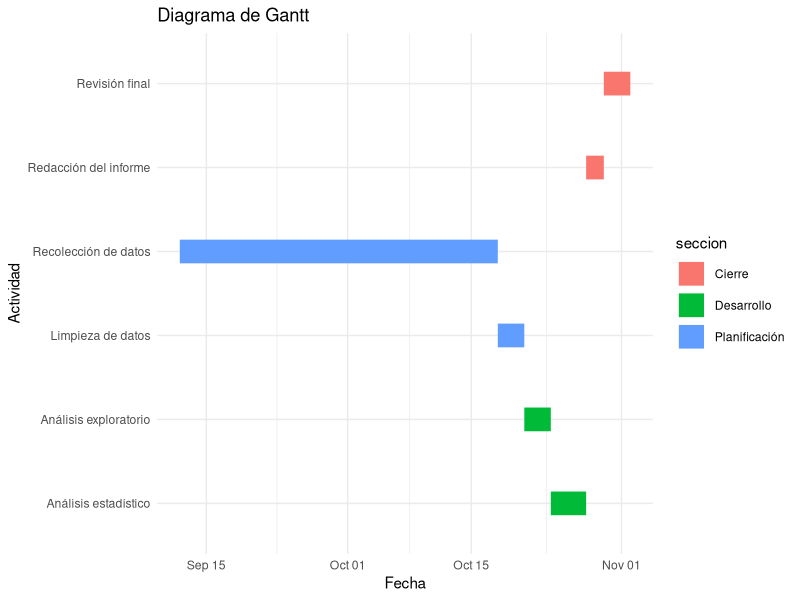
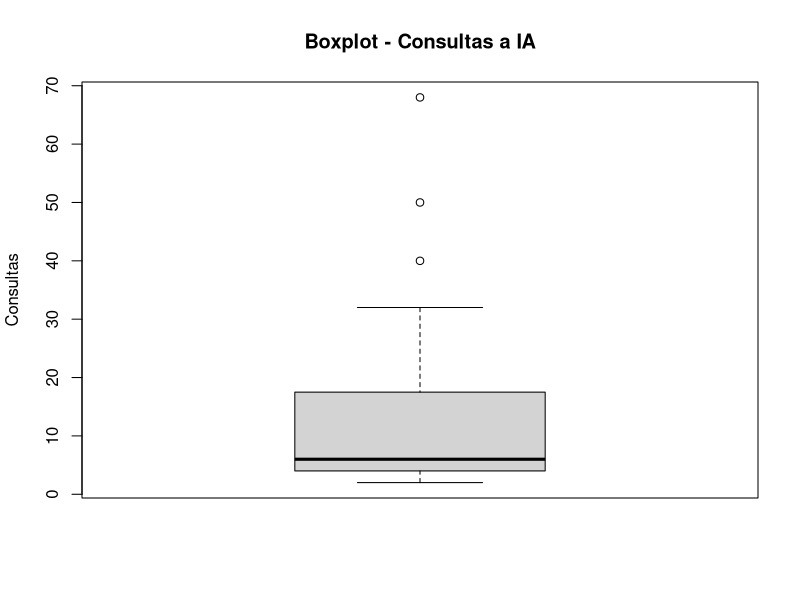
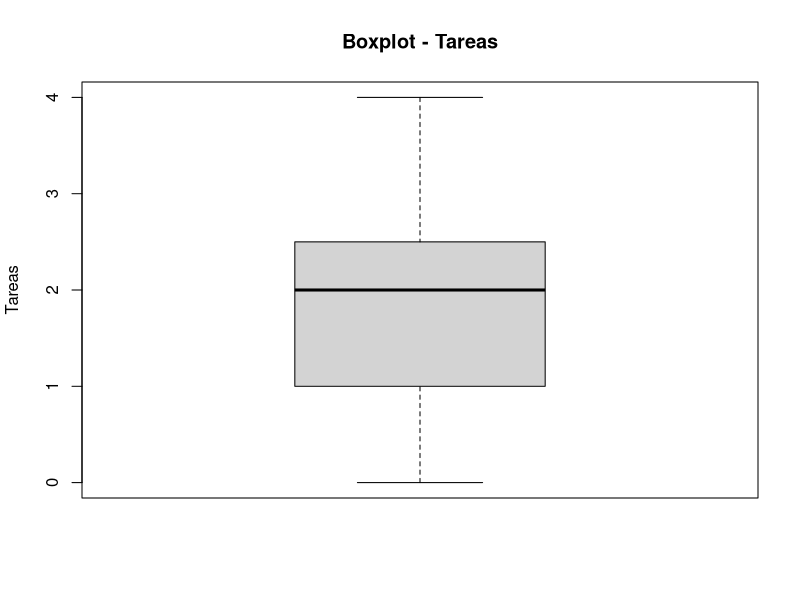
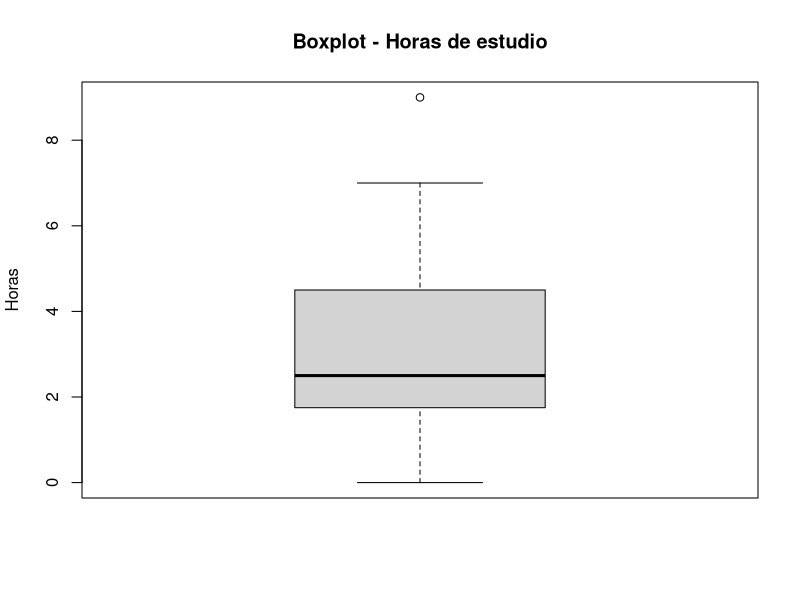
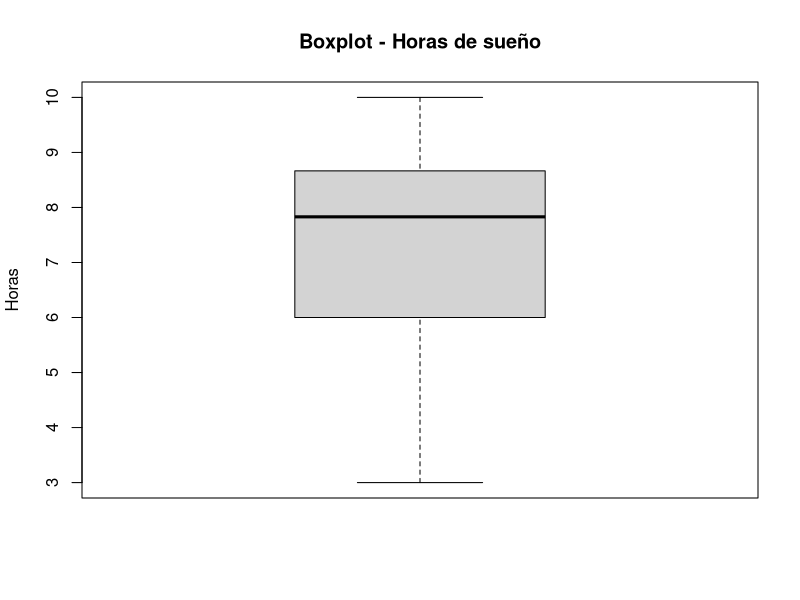
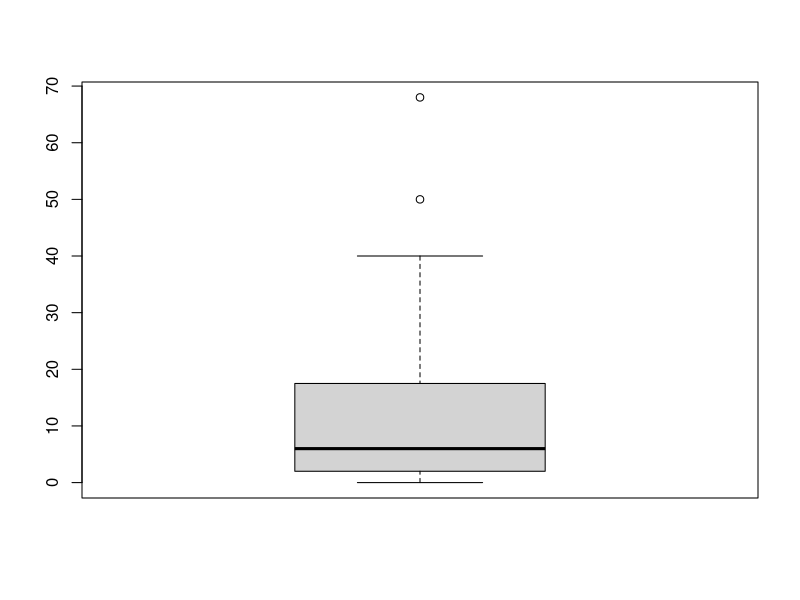
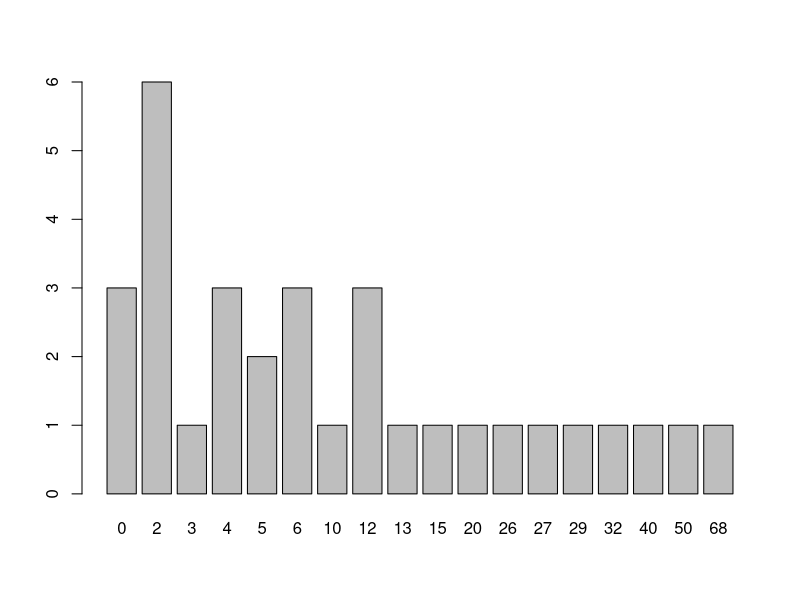
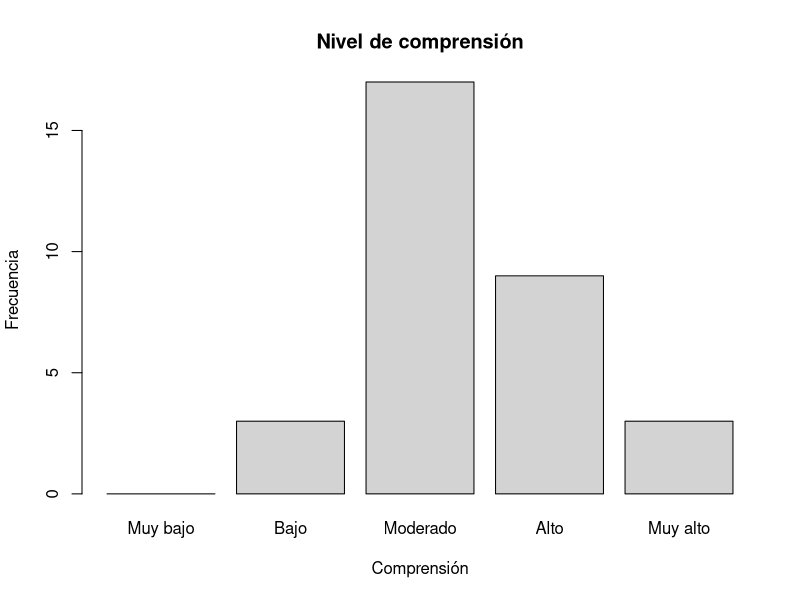

Write R code to recreate these figures, in order.
## ---- chunk 1
library(ggplot2)

tareas <- data.frame(
  tarea = c(
    "Recolección de datos",
    "Limpieza de datos",
    "Análisis exploratorio",
    "Análisis estadístico",
    "Redacción del informe",
    "Revisión final"
  ),
  inicio = as.Date(c(
    "2026-09-12", "2026-10-18", "2026-10-21", "2026-10-24", "2026-10-28", "2026-10-30"
  )),
  fin = as.Date(c(
    "2026-10-18", "2026-10-21", "2026-10-24", "2026-10-28", "2026-10-30", "2026-11-02"
  )),
  seccion = c(
    "Planificación",
    "Planificación",
    "Desarrollo",
    "Desarrollo",
    "Cierre",
    "Cierre"
  )
)

ggplot(tareas,
       aes(x = inicio,
           xend = fin,
           y = tarea,
           yend = tarea,
           color = seccion)) +
  geom_segment(linewidth = 8) +
  labs(title = "Diagrama de Gantt",
       x = "Fecha",
       y = "Actividad") +
  theme_minimal()
## ---- chunk 2
library(readr)
library(dplyr)
library(tidyverse)
library(ggplot2)

DF <- read_csv("RespuestasDiario.csv")
## ---- chunk 3
names(DF)
DFL <- DF
## ---- chunk 4
DFL %>% rename(hora = `Marca temporal`
               , consultas = `¿Cuántas consultas a una IA realizaste hoy?`
               , uso = `¿Cuál fue el uso principal que le diste a la IA hoy?`
               , satisfaccion = `¿Qué nivel de satisfacción tienes con tu avance académico de hoy?`
               , tareas = `¿En cuántas tareas de hoy el uso de la IA te ahorró tiempo?`
               , curso = `¿Cuál es el código del curso sobre el que hiciste la mayoría de tus consultas a la IA hoy?`
               , estudio = `¿Cuántas horas efectivas de estudio acumulaste el día de hoy?`
               , sueno = `¿Cuántas horas dormiste la noche pasada?`
               , comprension = `¿Qué nivel de comprensión tuviste de las actividades académicas que realizaste hoy?`
               , email = `Dirección de correo electrónico`) -> DFL
## ---- chunk 5
DFL <- DFL[, c("hora", "consultas", "uso", "satisfaccion", "tareas", "curso", "estudio", "sueno", "comprension", "email")]
names(DFL)
## ---- chunk 6
DFAuxiliar <- read_csv("CorreosGrupo.csv")
## ---- chunk 7
DFL <- inner_join(DFL, DFAuxiliar, by = "email")
## ---- chunk 8
head(DFL[c("hora", "email", "Grupo")])
## ---- chunk 9
dim(DFL)
head(DFL)
sapply(DFL, class)
## ---- chunk 10
colSums(is.na(DFL))
## ---- chunk 11
round(colSums(is.na(DFL)) / nrow(DFL) * 100, 2)
## ---- chunk 12
sum(DFL$consultas == 0, na.rm = TRUE)
## ---- chunk 13
sum(DFL$tareas == 0, na.rm = TRUE)
## ---- chunk 14
sum(DFL$estudio == 0, na.rm = TRUE)
## ---- chunk 15
sum(DFL$sueno == 0, na.rm = TRUE)
## ---- chunk 16
length(unique(DFL$comprension))
unique(DFL$comprension)
## ---- chunk 17
length(unique(DFL$sueno))
unique(DFL$sueno)
## ---- chunk 18
length(unique(DFL$estudio))
unique(DFL$estudio)
## ---- chunk 19
length(unique(DFL$curso))
unique(DFL$curso)
## ---- chunk 20
length(unique(DFL$tareas))
unique(DFL$tareas)
## ---- chunk 21
length(unique(DFL$satisfaccion))
unique(DFL$satisfaccion)
## ---- chunk 22
length(unique(DFL$uso))
unique(DFL$uso)
## ---- chunk 23
length(unique(DFL$consultas))
unique(DFL$consultas)
## ---- chunk 24

#Se hace el filtrado por horas teniendo en cuenta que se guarda en el formato de 24 horas por lo que solo acotamos desde 21.5 osea 9:30 

DFL1<-DFL%>%filter(!(((hour(dmy_hms(hora)) + minute(dmy_hms(hora))/60) < 21.5))) %>% 

# en caso de superesswarnings es para evitar que arroje errores en consultas debido a que permite ingreso de datos vacios por lo que se trata de convertir a numero y de ahi vemos si es NA e inviertiendo mediante ! para quedarnos con los que si cumplan eso  
  
filter(!is.na(suppressWarnings(as.numeric(consultas))), 

# Repetimos el mismo tipo de filtrado con respecto a la variable tareas, sueno y estudio 

!is.na(suppressWarnings(as.numeric(tareas))),                                   
!is.na(suppressWarnings(as.numeric(estudio))),                           !is.na(suppressWarnings(as.numeric(sueno))))%>% 
  
#verificamos que las consultas y tareas sean numeros enteros 

filter(as.numeric(consultas)%%1==0, 
       as.numeric(tareas)%%1==0)

## ---- chunk 25
  DF2<-DFL1%>%mutate(
  
  # se arma el primer filtro para normalizar uso
  uso_= chartr("áéíóúÁÉÍÓÚ", "aeiouAEIOU", tolower(uso)),
  
  # el segundo filtro para la busqueda de palabras clave 
  usoC= str_detect(uso_,regex("\\b(ia|no|use|ningun[oa])\\b",ignore_case = TRUE)),
  
  # el tercer filtro ayuda a buscar datos no validos y validar los mismos
  cursoC = is.na(curso) | str_detect(curso, "^[ -]*$") | 
  str_detect(curso, "^[A-Za-z]{2}\\d{4}$"),
  
  # el cuarto filtro verifica las consultas y une con validacion de curso
  filtro=!usoC&cursoC&(as.numeric(consultas)>0|as.numeric(tareas)>0),
  
  # se aplica el filtro para cada dato relacionado
  uso = if_else(filtro, uso,NA_character_),
  
  consultas=if_else(filtro,consultas,NA_integer_),   
  
  tareas= if_else(filtro,tareas,NA_integer_),
  
  curso = if_else(filtro,curso,NA_character_)
  ) %>% select(-filtro, -usoC,-cursoC,-uso_)  
# despues se borra las columnas auxiliares     
## ---- chunk 26
# Número de consultas a IA
boxplot(DF2$consultas,
        main = "Boxplot - Consultas a IA",
        ylab = "Consultas")

boxplot.stats(DF2$consultas)$out
## ---- chunk 27
# Número de tareas donde la IA ahorró tiempo
boxplot(DF2$tareas,
        main = "Boxplot - Tareas",
        ylab = "Tareas")

boxplot.stats(DF2$tareas)$out
## ---- chunk 28
# Horas efectivas de estudio
boxplot(DF2$estudio,
        main = "Boxplot - Horas de estudio",
        ylab = "Horas")
        
boxplot.stats(DF2$estudio)$out
## ---- chunk 29
# Horas de sueño
boxplot(DF2$sueno,
        main = "Boxplot - Horas de sueño",
        ylab = "Horas")

boxplot.stats(DF2$sueno)$out
## ---- chunk 30
# Variabilidad de las consultas
range(DF2$consultas, na.rm = TRUE)
var(DF2$consultas, na.rm = TRUE)
sd(DF2$consultas, na.rm = TRUE)
IQR(DF2$consultas, na.rm = TRUE)
## ---- chunk 31
# Variabilidad de las tareas
range(DF2$tareas, na.rm = TRUE)
var(DF2$tareas, na.rm = TRUE)
sd(DF2$tareas, na.rm = TRUE)
IQR(DF2$tareas, na.rm = TRUE)
## ---- chunk 32
# Variabilidad de las horas de estudio
range(DF2$estudio, na.rm = TRUE)
var(DF2$estudio, na.rm = TRUE)
sd(DF2$estudio, na.rm = TRUE)
IQR(DF2$estudio, na.rm = TRUE)
## ---- chunk 33
# Variabilidad de las horas de sueño
range(DF2$sueno, na.rm = TRUE)
var(DF2$sueno, na.rm = TRUE)
sd(DF2$sueno, na.rm = TRUE)
IQR(DF2$sueno, na.rm = TRUE)
## ---- chunk 34
# Frecuencia del principal uso de IA
table(DF2$uso)
prop.table(table(DF2$uso)) * 100
## ---- chunk 35
# Frecuencia del nivel de satisfacción
table(DF2$satisfaccion)
prop.table(table(DF2$satisfaccion)) * 100
## ---- chunk 36
# Frecuencia del nivel de comprensión
table(DF2$comprension)
prop.table(table(DF2$comprension)) * 100
## ---- chunk 37
tabla_NA <- data.frame(
  Variable = names(DF2),
  Cantidad_NA = colSums(is.na(DF2)),
  Porcentaje_NA = round(colSums(is.na(DF2)) / nrow(DF2) * 100, 2),
  row.names = NULL
)
tabla_NA
## ---- chunk 38
#Revisamos si los NAs están en una mismo registro
table(rowSums(is.na(DF2)))
#Impacto si eliminamos los NAs
nrow(DF2)
nrow(na.omit(DF2))
round((1 - nrow(na.omit(DF2)) / nrow(DF2)) * 100, 2)
## ---- chunk 39
# DF2 sale de DFL1 sin filtrar filas, recuperamos de DFL1 los valores que el Paso 3 convirtió a NA
nrow(DFL1) == nrow(DF2)

diagnostico <- DF2 %>%
  mutate(
    # Valores originales, antes del Paso 3
    consultas_orig = as.numeric(DFL1$consultas),
    tareas_orig    = as.numeric(DFL1$tareas),
    uso_orig       = as.character(DFL1$uso),
    curso_orig     = as.character(DFL1$curso),

    # ¿El estudiante declaró alguna actividad con IA ese día?
    hubo_actividad = consultas_orig > 0 | tareas_orig > 0,

    # Motivo por el que el registro quedó incompleto
    motivo = case_when(
      !is.na(uso)     ~ "Completo",
      !hubo_actividad ~ "Sin uso de IA",
      consultas_orig == 0 & is.na(uso_orig) ~ "Sin uso de IA",
      TRUE            ~ "Curso fuera de formato"
    )
  )

table(diagnostico$motivo)
## ---- chunk 40
# Perfil de cada grupo según las consultas que realmente declararon
diagnostico %>%
  filter(motivo != "Completo") %>%
  group_by(motivo) %>%
  summarise(
    n = n(),
    consultas_min   = min(consultas_orig),
    consultas_max   = max(consultas_orig),
    consultas_media = round(mean(consultas_orig), 1)
  )
## ---- chunk 41
DF3 <- diagnostico %>%
  mutate(
    # Marca si de verdad usó IA, según el motivo y no según si había NA
    uso_ia = motivo != "Sin uso de IA",

    # Si no usó IA, el valor verdadero es 0 
    # Cuantitativas discretas: 
    consultas = if_else(motivo == "Sin uso de IA", 0, consultas_orig),
    consultas= as.integer(consultas),
    tareas    = if_else(motivo == "Sin uso de IA", 0, tareas_orig),
    tareas= as.integer(tareas),
    # Cualitativa nominal
    uso   = if_else(motivo == "Sin uso de IA", "No usó IA", uso_orig),
    uso = factor(uso,levels=unique(uso)),
    

  # Solo el curso se marca como inválido; el resto de datos se conserva
    curso = case_when(
      motivo == "Sin uso de IA"          ~ "No aplica",
      motivo == "Curso fuera de formato" ~ "Sin código válido",
      TRUE                               ~ curso_orig
    ),
      curso = factor(curso,levels=unique(curso)),

    # Cuantitativas continuas
    estudio = as.numeric(estudio),
    sueno   = as.numeric(sueno),

    # Ordinal con levels
    comprension = factor(comprension,
                         levels = c("Muy bajo", "Bajo", "Moderado", "Alto", "Muy alto"),
                         ordered = TRUE),

    satisfaccion = factor(satisfaccion, levels = 1:5, ordered = TRUE),

    # Identificador
    Grupo = factor(Grupo)
  ) %>%
# Se borran las columnas que solo sirvieron para el diagnóstico
  select(-consultas_orig, -tareas_orig, -uso_orig, -curso_orig,
         -hubo_actividad, -motivo)
## ---- chunk 42
# Verificamos que no quede ningún NA ni se hayan perdido filas
sum(is.na(DF3))
nrow(DF3)
table(DF3$uso_ia)
## ---- chunk 43
# Cuántas observaciones sobreviven a cada etapa del proceso
trazabilidad <- data.frame(
  Etapa = c("Base cruda (DF)", "Subset y join (DFL)", "Normalización (DFL1)",
            "Criterios (DF2)", "Gestión de nulos (DF3)"),
  Observaciones = c(nrow(DF), nrow(DFL), nrow(DFL1), nrow(DF2), nrow(DF3))
)
# Qué porcentaje de la base original representa cada etapa
trazabilidad$Retencion <- round(trazabilidad$Observaciones / nrow(DF) * 100, 2)
trazabilidad
## ---- chunk 44
# Mismo diagnóstico del Paso 1, ahora sobre la base limpia.
radiografia <- data.frame(
  Variable = names(DF3),
  Tipo = sapply(DF3, function(x) class(x)[1]),
  NA_total = colSums(is.na(DF3)),
  Porcentaje_NA = round(colSums(is.na(DF3)) / nrow(DF3) * 100, 2),
  Unicos = sapply(DF3, function(x) length(unique(x))),
  row.names = NULL
)
radiografia
## ---- chunk 45
# Conteo de ceros en cada numérica
sum(DF3$consultas == 0)
sum(DF3$tareas == 0)
sum(DF3$estudio == 0)
sum(DF3$sueno == 0)
## ---- chunk 46
# Verificamos que ninguna numérica se salga de los rangos del codebook.

data.frame(
  Variable = c("consultas", "tareas", "estudio", "sueno"),
  Restriccion = c("x >= 0", "x >= 0", "x >= 0", "0 <= x <= 24"),
  Minimo = c(min(DF3$consultas), min(DF3$tareas), min(DF3$estudio), min(DF3$sueno)),
  Maximo = c(max(DF3$consultas), max(DF3$tareas), max(DF3$estudio), max(DF3$sueno)),
  Cumple = c(all(DF3$consultas >= 0), all(DF3$tareas >= 0), all(DF3$estudio >= 0),
             all(DF3$sueno >= 0 & DF3$sueno <= 24))
)
## ---- chunk 47
# Filas idénticas en todas sus columnas
sum(duplicated(DF3))
# El diseño es longitudinal, cada estudiante debe tener un solo registro por día.
DF3 %>%
  mutate(fecha = substr(hora, 1, 10)) %>%
  count(email, fecha) %>%
  filter(n > 1)
## ---- chunk 48
# Observaciones limpias que aportó cada grupo
DF3 %>% count(Grupo)
## ---- chunk 49
# Filtro sobre nuestro grupo
GRUPO <- 6
DF3_grupo <- DF3 %>% filter(Grupo == GRUPO)

nrow(DF3_grupo)
DF3_grupo %>% count(email)
## ---- chunk 50
n_distinct(DF3$email)
## ---- chunk 51
boxplot(DF3$consultas)
## ---- chunk 52
quantile(DF3$consultas, 0.5, na.rm = T, type = 3, )
quantile(DF3$consultas, 0.75, na.rm = T, type = 3, )
## ---- chunk 53
barplot(table(DF3$consultas))
## ---- chunk 54
table(DF3$comprension)
round(prop.table(table(DF3$comprension)) * 100, 2)
round(cumsum(prop.table(table(DF3$comprension))) * 100, 2)
## ---- chunk 55
barplot(table(DF3$comprension),
        main = "Nivel de comprensión",
        xlab = "Comprensión",
        ylab = "Frecuencia",
        col = "lightgray")
## ---- chunk 56
boxplot(DF3$sueno,
        main = "Horas de sueño",
        ylab = "Horas")
## ---- chunk 57
hist(DF3$sueno,
     main = "Horas de sueño",
     xlab = "Horas",
     col = "lightgray",
     ylab = "Frecuencia")
axis(1, at = 0:ceiling(max(DF3$sueno)))
## ---- chunk 58
summary(DF3$sueno)
round(sd(DF3$sueno),2)
IQR(DF3$sueno)
round(sd(DF3$sueno) / mean(DF3$sueno),2) #CV
## ---- chunk 59
boxplot(consultas ~ satisfaccion, data = DF3) 
## ---- chunk 60
quantile(DF3$consultas[DF3$satisfaccion == 3], 0.3, na.rm = T, type = 3)
quantile(DF3$consultas[DF3$satisfaccion == 4], 0.3, na.rm = T, type = 3)
quantile(DF3$consultas[DF3$satisfaccion == 5], 0.3, na.rm = T, type = 3)
## ---- chunk 61
cor.test(DF3$consultas,DF3$estudio,method="spearman")
## ---- chunk 62
ggplot(DF3, aes(x = consultas, y = estudio)) +
  geom_point(color = "navy", size = 2.5) +
  labs(
    title = "Consultas vs Estudio",
    x = "consultas",
    y = "estudio"
  )
## ---- chunk 63
DFC <- DF3[DF3$uso_ia == TRUE, ]
DFC$curso <- toupper(DFC$curso)
DFC$uso <- as.character(DFC$uso)
DFC <- DFC[DFC$curso %in% c("CC1105", "CS2031", "CC2101", "CS2013"), ]
DFC <- DFC[DFC$uso %in% c("Resolver ejercicios", "Resumir", "Programar", "Redactar"), ]
nrow(DFC)
## ---- chunk 64
tabla <- table(DFC$curso, DFC$uso)
tabla
round(prop.table(tabla, 1) * 100, 2)
## ---- chunk 65
barplot(t(tabla),
        beside = TRUE,
        legend.text = TRUE,
        main = "Uso de la IA según el curso",
        xlab = "Curso",
        ylab = "Frecuencia",
        ylim = c(0, 22))
## ---- chunk 66
mosaicplot(tabla,
           main = "Curso vs. uso de la IA",
           color = TRUE)
## ---- chunk 67
DF3 %>%
  filter(uso_ia) %>%
  mutate(
    uso_g = if_else(uso %in% c("Resolver ejercicios", "Resumir",
                                "Programar", "Redactar", "No usó IA"),
                     as.character(uso), "Otros"),
    ahorro = if_else(tareas == 0, "Sin tareas ahorradas", "Con tareas ahorradas")
  ) %>%
  count(uso_g, ahorro) %>%
  tidyr::pivot_wider(names_from = ahorro, values_from = n, values_fill = 0) %>%
  {
    tabla <- .[, c("uso_g", "Sin tareas ahorradas", "Con tareas ahorradas")]
    m <- t(as.matrix(tabla[, -1]))
    colnames(m) <- tabla$uso_g
    barplot(m,
            main = "Proporción de tareas ahorradas según el uso de IA",
            ylab = "Cantidad de registros",
            xlab = "Uso principal",
            col = c("snow4", "snow2"))
    legend("topleft",
           legend = c("Sin ahorro", "Con ahorro"),
           fill = c("snow4", "snow2"),
           cex = 0.8)
  }
## ---- chunk 68
DF3 %>%
  filter(uso_ia) %>%
  mutate(uso_g = if_else(uso %in% c("Resolver ejercicios", "Resumir",
                                     "Programar", "Redactar", "No usó IA"),
                          as.character(uso), "Otros")) %>%
  group_by(uso_g) %>%
  summarise(
    registros   = n(),
    ta_ahorrada = round(mean(tareas > 0, na.rm = TRUE) * 100,2)
  ) %>%
  rename(Uso = uso_g)
## ---- chunk 69
boxplot(sueno ~ comprension, data = DF3,
        xlab = "comprension",
        ylab = "sueno",
        col = c("skyblue"))
## ---- chunk 70
DF3%>%group_by(comprension)%>% summarise(n=n(),
    Q1= quantile(sueno, 0.25, na.rm = TRUE),
    Mediana = quantile(sueno, 0.5 ,na.rm = TRUE),
    Q3= quantile(sueno, 0.75, na.rm = TRUE),
    RIC     = IQR(sueno, na.rm = TRUE),
    Media = mean(sueno,na.rm=TRUE),
    CV = (sd(sueno,na.rm=TRUE)/mean(sueno,na.rm=TRUE))
                                         )
